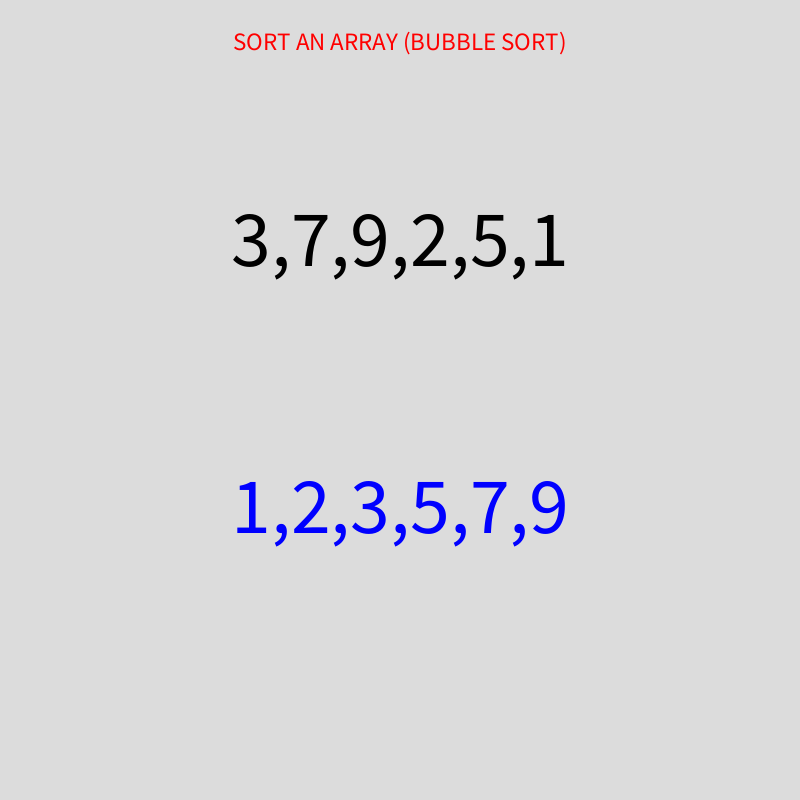
Frame 1 (no input)
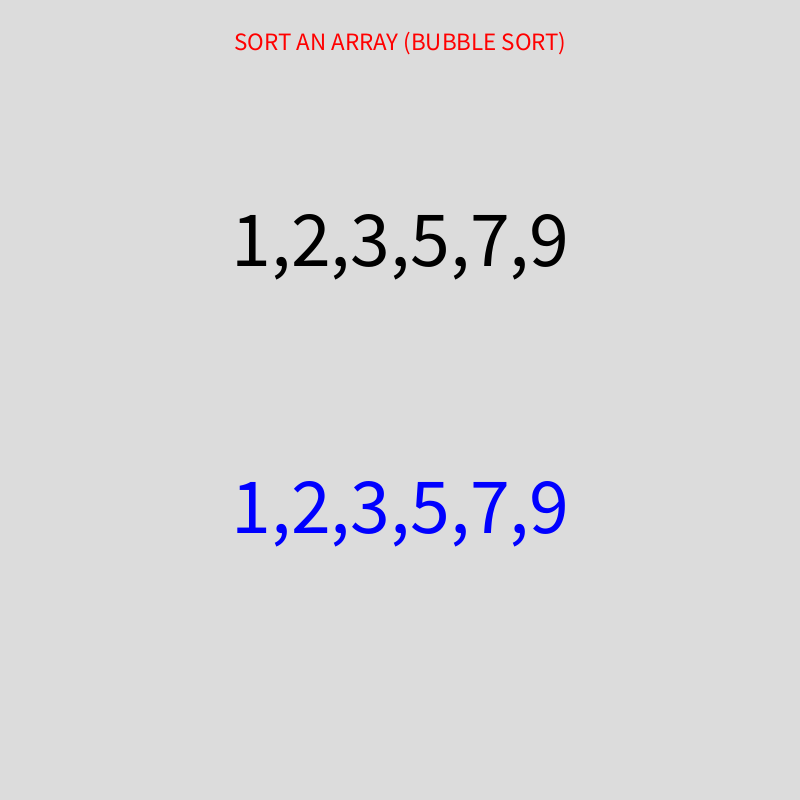
Frame 2 (the mouse pressed at the canvas centre, redrawn once)

The Processing sketch that drew these frames (run headless with seeded random() and noise(); the mouse was pressed at the canvas centre and the sketch redrawn once):

// Processing sketch: arraySort
// ── arraySort.pde

// Input array
int [] A = { 3, 7, 9, 2, 5, 1 };

void setup() {
  size(800, 800);
}

void draw() {
  
  background(220);
  
  fill(255,0,0); textSize(25); textAlign(CENTER);
  text("SORT AN ARRAY (BUBBLE SORT)", width/2,50);
  
  // Display array content before reversing
  displayArrayContent(A, width/2, height/3, color(0));
  
  
  //Sort array (Bubble Sort)
  for(int i= A.length-1;i>=1; i--){
      for(int j=0 ; j<=i-1; j++){
          if(A[j] > A[j+1]){
              int temp = A[j];
              A[j] = A[j+1];
              A[j+1] = temp;
          }
      }
  }
  
  // Display array content after reversing
  displayArrayContent(A, width/2, 2*height/3, color(0,0,255));
  
  noLoop();
  
}

void displayArrayContent(int[] a, int x, int y, color c){
  
  String txt="";
  
  for(int i=0; i<a.length; i++){
    int value = a[i];
    txt +=value;
    if(i<a.length-1){
      txt+=",";
    }
  }
  
  fill(c);
  textSize(80);
  textAlign(CENTER);
  text(txt, x, y);
}
